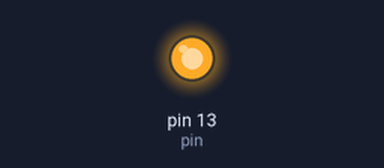
The sketch below on a simulated Arduino Uno, built with avr-gcc and run on an emulated ATmega328P. Parts: output pins drawn as LEDs (lit = HIGH).

Above: at 0.5 s.
At 36.2 s:
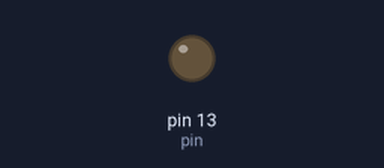
Timing chart, 0 to 40.0 s (numbered marks = the images above):
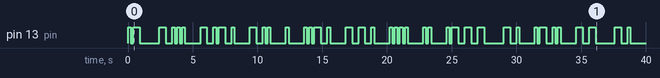

The sketch:

abecedario_morse.ino
```cpp
int pin=13;

void setup() {
  // put your setup code here, to run once:
  pinMode(pin,OUTPUT);
}

void loop() {
  // put your main code here, to run repeatedly:
    punto();raya();//a
  delay(1000);
    raya();punto();punto();punto();//b
  delay(1000);
    raya();punto();raya();punto();//c
  delay(1000);
    raya();punto();punto();//d
  delay(1000);
    punto();//e
  delay(1000);
    punto();punto();raya();punto();//f
  delay(1000);
    raya();raya();punto();//g
  delay(1000);
    punto();punto();punto();punto();//h
  delay(1000);
   punto();punto(); //i
  delay(1000);
    punto();raya();raya();raya();//j
  delay(1000);
    raya();punto();raya;//k
  delay(1000);
    punto();raya();punto();punto();//l
  delay(1000);
    raya();raya();//m
  delay(1000);
    raya();punto();//n
  delay(1000);
    raya();raya();raya();//o
  delay(1000);
    punto();raya();raya();punto();//p
  delay(1000);
    raya();raya();punto();raya();//q
  delay(1000);
    punto();raya();punto();//r
  delay(1000);
    punto();punto();punto();//s
  delay(1000);
    raya();//t
  delay(1000);
    punto();punto();raya();//u
  delay(1000);
   punto();punto();punto();raya(); //v
  delay(1000);
    punto();raya();raya();//w
  delay(1000);
    raya();punto();punto();raya();//x
  delay(1000);
    raya();punto();raya();raya();//y
  delay(1000);
    raya();raya();punto();punto();//z
  delay(1000);

}

void punto(){
 digitalWrite(pin,HIGH);
  delay(200);
  digitalWrite(pin,LOW);
  delay(200);
}

void raya(){
   digitalWrite(pin,HIGH);
  delay(500);
  digitalWrite(pin,LOW);
  delay(500);
}
```

Measured:
- by itself, pin 13 (pin): LOW → HIGH at 0.00 s, → LOW 0.20 s later, → HIGH 0.20 s later, → LOW 0.50 s later, … (82 changes in this stretch)
